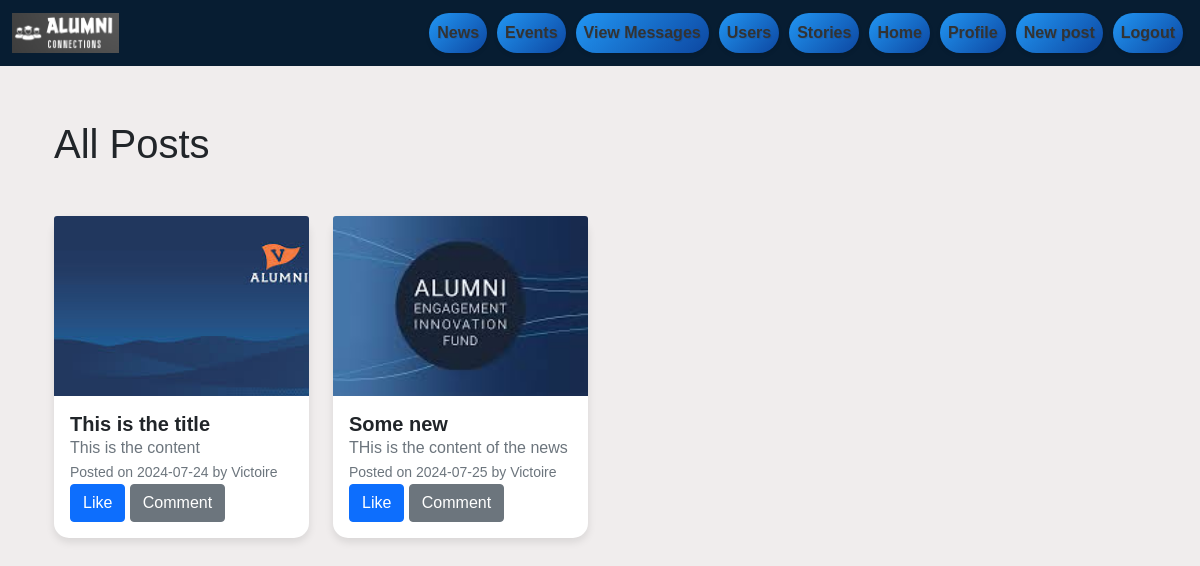
The app's page /all_posts (signed in) with its own data.
### app/models.py (models this page shows, shortened)
class Post(db.Model):
    id = db.Column(db.Integer, primary_key=True)
    title = db.Column(db.String(100), nullable=False)
    date_posted = db.Column(db.DateTime, nullable=False, default=datetime.utcnow)
    content = db.Column(db.Text, nullable=False)
    image_file = db.Column(db.String(20), nullable=True)
    user_id = db.Column(db.Integer, db.ForeignKey('user.id'), nullable=False)
    likes = db.relationship('Like', backref='post', lazy=True)
    comments = db.relationship('Comment', backref='post', lazy=True)
    link = db.Column(db.String(255), nullable=True)
    category = db.Column(db.String(25), nullable=True)

class User(db.Model, UserMixin):
    id = db.Column(db.Integer, primary_key=True)
    username = db.Column(db.String(20), unique=True, nullable=False)
    email = db.Column(db.String(120), unique=True, nullable=False)
    role = db.Column(db.String(120), unique=False, nullable=True, default='mentee')
    image_file = db.Column(db.String(20), nullable=False, default='default.jpg')
    first_name = db.Column(db.String(30), nullable=True)
    last_name = db.Column(db.String(30), nullable=True)
    phone = db.Column(db.String(20), nullable=True)
    address = db.Column(db.String(100), nullable=True)
    education = db.Column(db.String(100), nullable=True)
    country = db.Column(db.String(50), nullable=True)
    state = db.Column(db.String(50), nullable=True)
    experience = db.Column(db.String(200), nullable=True)
    additional_details = db.Column(db.String(200), nullable=True)
    password = db.Column(db.String(60), nullable=False)
    posts = db.relationship('Post', backref='author', lazy=True)
    comments = db.relationship('Comment', backref='author', lazy=True)
    likes = db.relationship('Like', backref='user', lazy=True)
    user_posts = db.relationship('Post', foreign_keys='Post.user_id', overlaps="author,posts")
    user_cmnt = db.relationship('Comment', foreign_keys='Comment.user_id', overlaps="author,comments")
    sent_messages = db.relationship('Message', foreign_keys='Message.sender_id', backref='sender', lazy=True)
    conversations_as_user1 = db.relationship('Conversation', foreign_keys='Conversation.user1_id', backref='user1_ref', lazy=True)
    conversations_as_user2 = db.relationship('Conversation', foreign_keys='Conversation.user2_id', backref='user2_ref', lazy=True)
    followers = db.relationship('Follow', backref='followee', foreign_keys='Follow.followee_id', lazy=True)
    following = db.relationship('Follow', backref='follower', foreign_keys='Follow.follower_id', lazy=True)

### app/routes.py (the view)
@main.route("/all_posts", methods=['GET', 'POST'])
def posts():
    posts = Post.query.all()
    return render_template('all_posts.html', posts=posts)

### app/__init__.py (called while the page is built)
def create_app():
    app = Flask(__name__)
    app.config['SECRET_KEY'] = '2607/favy'
    app.config['SQLALCHEMY_DATABASE_URI'] = 'sqlite:///site.db'
    app.config['DEBUG'] = True
    csrf = CSRFProtect(app)
    socketio.init_app(app)
    db.init_app(app)
    bcrypt.init_app(app)
    login_manager.init_app(app)
    migrate.init_app(app, db)
    from app.auth import auth as auth_blueprint
    app.register_blueprint(auth_blueprint)
    from app.routes import main as main_blueprint
    app.register_blueprint(main_blueprint)
    from app.routes import messages as messages_blueprint
    app.register_blueprint(messages_blueprint)
    from app.routes import conversations as conversations_blueprint
    app.register_blueprint(conversations_blueprint)
    @app.context_processor
    def inject_user():
        return dict(current_user=current_user)
    return app

### app/models.py (called while the page is built)
@login_manager.user_loader
def load_user(user_id):
    return User.query.get(int(user_id))

### app/templates/all_posts.html (shortened to what this page needs)
{% extends "base.html" %}
{% block content %}
<div class="container mt-5">
    <h1 class="my-5">All Posts</h1>
    <div class="row">
        {% for post in posts %}
        <div class="col-md-3 mb-2">
            <div class="card h-100">
                {% if post.image_file %}
                <img src="{{ url_for('static', filename='post_pics/' + post.image_file) }}" class="card-img-top" alt="Post Image">
                {% endif %}
                <div class="card-body">
                    <h5 class="card-title">{{ post.title }}</h5>
                    <p class="card-text">{{ post.content }}</p>
                    <p class="card-text">
                        <small class="text-muted">Posted on {{ post.date_posted.strftime('%Y-%m-%d') }} by {{ post.author.username }}</small>
                    </p>
                    <div>
                        <a href="{{url_for('main.like_post', post_id=post.id) }}" class="btn btn-primary"> Like</a>
                        <a href="{{ url_for('main.post', post_id = post.id)}}" class="btn btn-secondary"> Comment</a>
                    </div>
                </div>
            </div>
        </div>
        {% endfor %}
    </div>
    </div>
</div>
{% endblock %}

### app/static/css/custom.css (style rules this page uses)
body { font-family: Arial, sans-serif; margin: 0; padding: 0; background: #f0eded; }
.card { display: flex; flex-direction: column; }
.card-body { display: flex; flex-direction: column; justify-content: space-between; flex-grow: 1; }
.card-text, .card-title { margin-bottom: auto; }
.card-img-top { width: 100%; height: 15vw; object-fit: cover; }
.card { border: none; border-radius: 15px; box-shadow: 0 4px 8px rgba(0, 0, 0, 0.1); }
.card-title { font-size: 1.25rem; font-weight: bold; }
.card-text { color: #6c757d; }

### records on screen
Post: image_file (picture), title "This is the title", content "This is the content", date_posted "2024-07-24", author.username "Victoire"
Post: image_file (picture), title "Some new", content "THis is the content of the news", date_posted "2024-07-25", author.username "Victoire"
